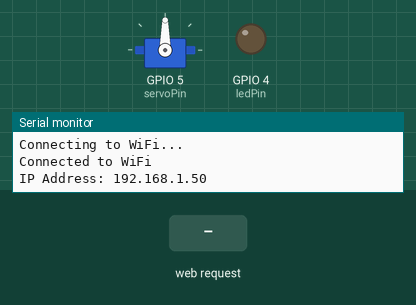
Recording of a sketch running on a simulated ESP32. On the bench: servo, output pins drawn as LEDs (lit = HIGH), the last lines printed to the serial monitor. The test bench sets the inputs (shaded band). WiFi joins after 1.5 s; servers stay silent unless stated.

Above: at 3.2 s.
3.3 s: HTTP request GET /toggle received
At 4.1 s:
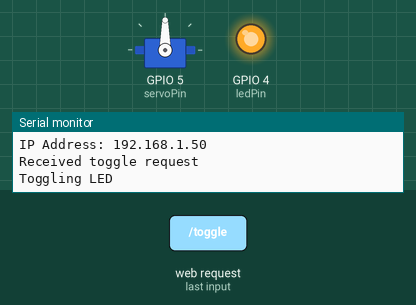
4.8 s: HTTP request GET /servo90 received
At 5.3 s:
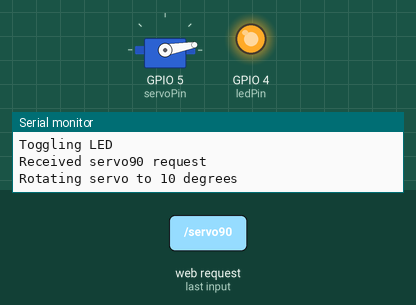
6.3 s: HTTP request GET /turnoff received
At 7.5 s:
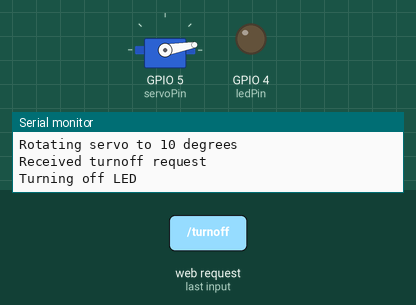
7.8 s: HTTP request GET /servo90 received
At 8.8 s:
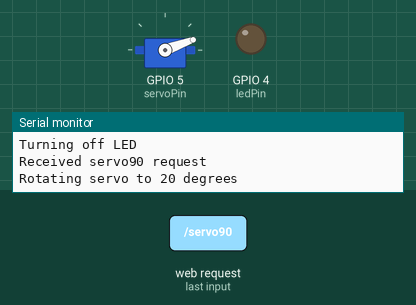
9.3 s: HTTP request GET /toggle received
At 9.9 s:
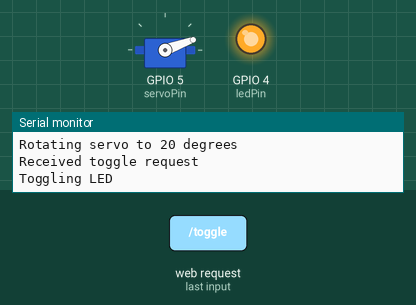
Timing chart, 0 to 11.8 s (numbered marks = the images above; inputs shaded):
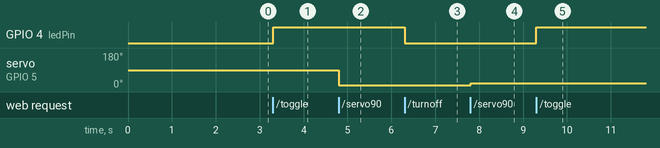

The sketch:

sketch_feb1a.ino
```cpp
#include <WiFi.h>
#include <ESPAsyncWebServer.h>
#include <DHT.h> // Include the DHT library
#include <ESP32Servo.h>

const char *ssid = "MSI";
const char *password = "0000000000";

const int ledPin = 4;  // GPIO pin connected to the LED
const int servoPin = 5; // GPIO pin connected to the servo
bool ledState = LOW;
int x=10;
// Define the type of DHT sensor and the pin it's connected to
#define DHTPIN 2
#define DHTTYPE DHT11
DHT dht(DHTPIN, DHTTYPE);

Servo myServo;

AsyncWebServer server(80);

void setup() {
  Serial.begin(115200);

  pinMode(ledPin, OUTPUT);
  myServo.attach(servoPin);
  dht.begin(); // Initialize the DHT sensor

  connectToWiFi();

  // Display the IP address on the serial monitor
  Serial.print("IP Address: ");
  Serial.println(WiFi.localIP());

  server.on("/", HTTP_GET, [](AsyncWebServerRequest *request){
    // Read temperature and humidity from the sensor
    float temperature = dht.readTemperature();
    float humidity = dht.readHumidity();

    // Print temperature and humidity values to the serial monitor
    Serial.print("Temperature: ");
    Serial.print(temperature);
    Serial.println(" °C");
    Serial.print("Humidity: ");
    Serial.print(humidity);
    Serial.println(" %");

    // Construct the HTML response with temperature and humidity data
    String htmlResponse = "<html>\
      <head>\
        <style>\
          body { font-family: Arial, sans-serif; text-align: center; margin: 50px; }\
          button { padding: 10px 20px; font-size: 16px; margin: 10px; }\
        </style>\
      </head>\
      <body>\
        <h1>Controller Panel</h1>\
        <p>Temperature: ";
    htmlResponse += String(temperature);
    htmlResponse += "°C<br>Humidity: ";
    htmlResponse += String(humidity);
    htmlResponse += "%</p>\
        <button onclick=\"sendRequest('servo90')\">Open</button>\
        <button onclick=\"sendRequest('servo-90')\">Close</button>\
        <script>\
          function sendRequest(action) {\
            var xhr = new XMLHttpRequest();\
            xhr.open('GET', '/' + action, true);\
            xhr.send();\
          }\
        </script>\
      </body>\
    </html>";

    request->send(200, "text/html", htmlResponse);
  });

  server.on("/toggle", HTTP_GET, [](AsyncWebServerRequest *request){
    Serial.println("Received toggle request");
    toggleLED();
    request->send(200, "text/plain", "LED toggled");
  });

  server.on("/turnoff", HTTP_GET, [](AsyncWebServerRequest *request){
    Serial.println("Received turnoff request");
    turnOffLED();
    request->send(200, "text/plain", "LED turned off");
  });

  server.on("/servo90", HTTP_GET, [](AsyncWebServerRequest *request){
    Serial.println("Received servo90 request");
    if(x==180)
    {
          rotateServo(-180);
    }
    else
    {
    rotateServo(x);
    x=x+10;
    request->send(200, "text/plain", "Servo rotated to 90°");
    }

  });

  server.on("/servo-90", HTTP_GET, [](AsyncWebServerRequest *request){
    Serial.println("Received servo-90 request");
    rotateServo(-180);
    request->send(200, "text/plain", "Servo rotated to -90°");
  });

  server.begin();
}

void loop() {
  delay(2000); // Add a delay to prevent excessive processing
}

void toggleLED() {
  Serial.println("Toggling LED");
  ledState = !ledState;
  digitalWrite(ledPin, ledState);
}

void turnOffLED() {
  Serial.println("Turning off LED");
  ledState = LOW;
  digitalWrite(ledPin, ledState);
}

void rotateServo(int angle) {
  Serial.print("Rotating servo to ");
  Serial.print(angle);
  Serial.println(" degrees");
  myServo.write(angle);
}

void connectToWiFi() {
  WiFi.begin(ssid, password);
  while (WiFi.status() != WL_CONNECTED) {
    delay(1000);
    Serial.println("Connecting to WiFi...");
  }
  Serial.println("Connected to WiFi");
}
```

Measured:
- after the input at 3.3 s, GPIO 4 (ledPin): LOW → HIGH at once
- after the input at 4.8 s, servo on GPIO 5 (servoPin): 90° → 10° at once
- after the input at 6.3 s, GPIO 4 (ledPin): HIGH → LOW at once
- after the input at 7.8 s, servo on GPIO 5 (servoPin): 10° → 20° at once
- after the input at 9.3 s, GPIO 4 (ledPin): LOW → HIGH at once
